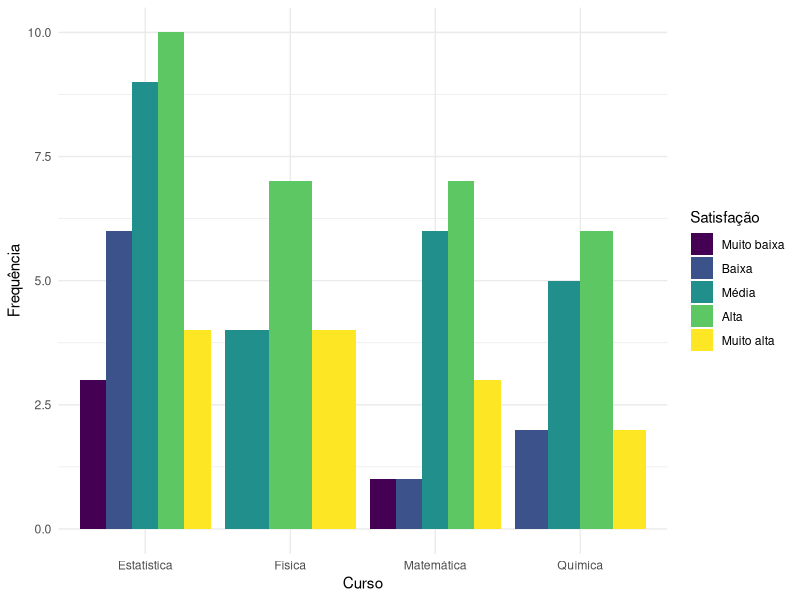
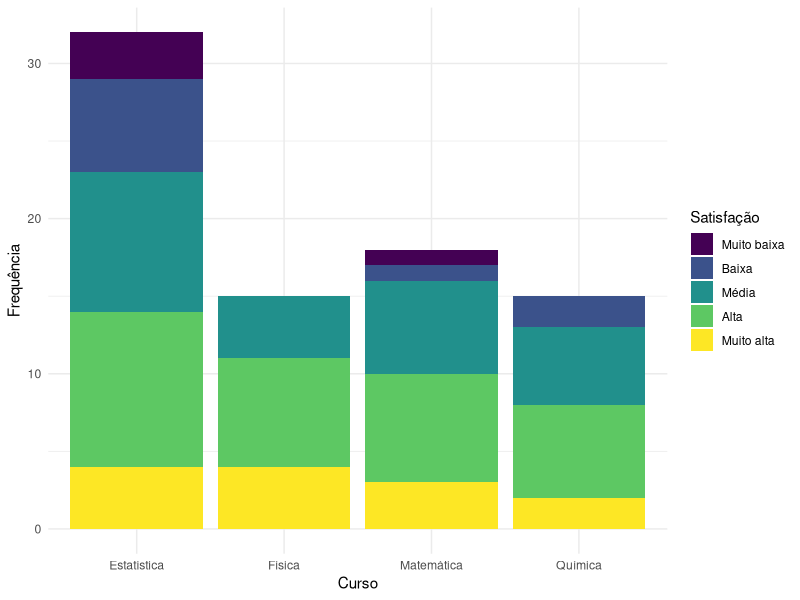
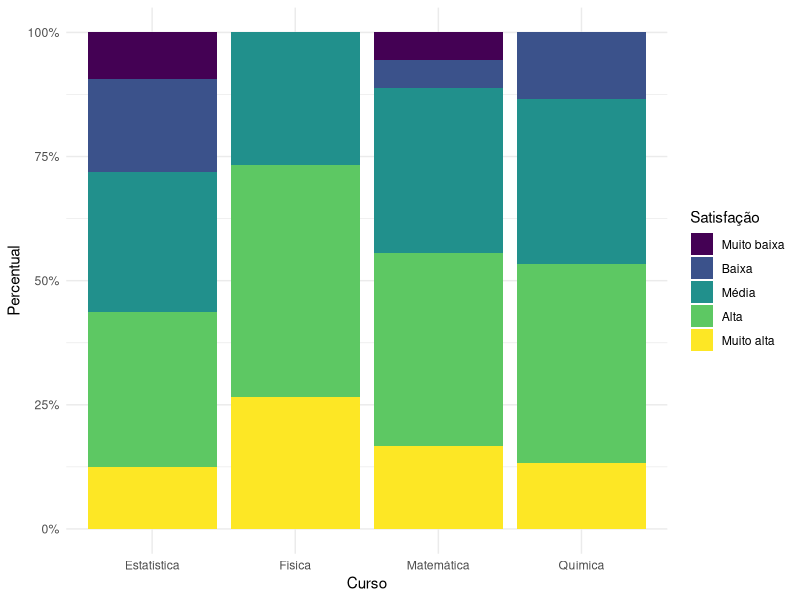
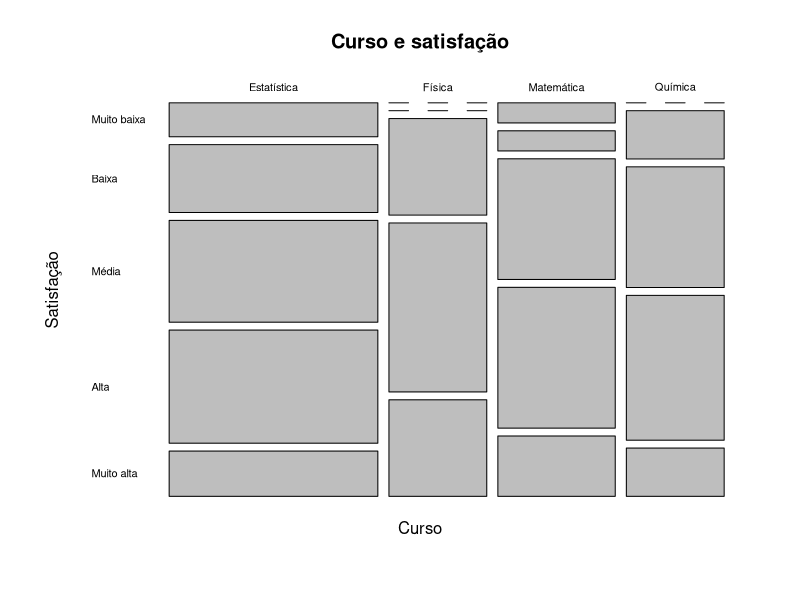

Write the R code that produced these figures, in order.
## ---- chunk 1
library(tidyverse)

dados <- read_csv(
  "dados/estudantes80n.csv",
  show_col_types = FALSE
)
## ---- chunk 2
dados <- dados |>
  mutate(
    satisfacao = factor(
      satisfacao,
      levels = c(
        "Muito baixa",
        "Baixa",
        "Média",
        "Alta",
        "Muito alta"
      ),
      ordered = TRUE
    )
  )
## ---- chunk 3
dados |>
  select(
    id_estudante,
    curso,
    meio_transporte,
    satisfacao
  ) |>
  slice_head(n = 8)
## ---- chunk 4
tab_curso_satisfacao <- table(
  dados$curso,
  dados$satisfacao
)

tab_curso_satisfacao
## ---- chunk 5
addmargins(
  tab_curso_satisfacao
)
## ---- chunk 6
prop.table(
  tab_curso_satisfacao
)
## ---- chunk 7
round(
  100 * prop.table(
    tab_curso_satisfacao
  ),
  1
)
## ---- chunk 8
percentuais_linha <-
  100 * prop.table(
    tab_curso_satisfacao,
    margin = 1
  )

round(
  percentuais_linha,
  1
)
## ---- chunk 9
percentuais_coluna <-
  100 * prop.table(
    tab_curso_satisfacao,
    margin = 2
  )

round(
  percentuais_coluna,
  1
)
## ---- chunk 10
tabela_longa <- dados |>
  count(
    curso,
    satisfacao,
    name = "fi"
  ) |>
  group_by(curso) |>
  mutate(
    percentual_no_curso =
      100 * fi / sum(fi)
  ) |>
  ungroup()

tabela_longa
## ---- chunk 11
#| label: fig-barras-agrupadas-curso-satisfacao
#| fig-cap: "Frequências de satisfação por curso em barras agrupadas."
#| fig-alt: "Gráfico de barras lado a lado comparando os níveis de satisfação nos quatro cursos."

dados |>
  ggplot(
    aes(
      x = curso,
      fill = satisfacao
    )
  ) +
  geom_bar(
    position = "dodge"
  ) +
  labs(
    x = "Curso",
    y = "Frequência",
    fill = "Satisfação"
  ) +
  theme_minimal()
## ---- chunk 12
#| label: fig-barras-empilhadas-curso-satisfacao
#| fig-cap: "Distribuição da satisfação por curso em barras empilhadas."
#| fig-alt: "Barras empilhadas com altura correspondente ao número de estudantes e segmentos correspondentes aos níveis de satisfação."

dados |>
  ggplot(
    aes(
      x = curso,
      fill = satisfacao
    )
  ) +
  geom_bar() +
  labs(
    x = "Curso",
    y = "Frequência",
    fill = "Satisfação"
  ) +
  theme_minimal()
## ---- chunk 13
#| label: fig-barras-proporcionais-curso-satisfacao
#| fig-cap: "Distribuição percentual da satisfação dentro de cada curso."
#| fig-alt: "Barras de mesma altura mostrando a composição percentual dos níveis de satisfação em cada curso."

dados |>
  ggplot(
    aes(
      x = curso,
      fill = satisfacao
    )
  ) +
  geom_bar(
    position = "fill"
  ) +
  scale_y_continuous(
    labels = scales::percent
  ) +
  labs(
    x = "Curso",
    y = "Percentual",
    fill = "Satisfação"
  ) +
  theme_minimal()
## ---- chunk 14
#| label: fig-mosaico-curso-satisfacao
#| fig-cap: "Gráfico mosaico da associação entre curso e satisfação."
#| fig-alt: "Gráfico mosaico com retângulos de áreas proporcionais às frequências conjuntas de curso e satisfação."

mosaicplot(
  tab_curso_satisfacao,
  main = "Curso e satisfação",
  xlab = "Curso",
  ylab = "Satisfação",
  las = 1
)
## ---- chunk 15
dados_binarios <- dados |>
  mutate(
    transporte_binario = factor(
      if_else(
        meio_transporte == "Ônibus",
        "Ônibus",
        "Outros"
      ),
      levels = c(
        "Ônibus",
        "Outros"
      )
    ),
    satisfacao_alta = factor(
      if_else(
        satisfacao %in% c(
          "Alta",
          "Muito alta"
        ),
        "Alta/Muito alta",
        "Demais"
      ),
      levels = c(
        "Alta/Muito alta",
        "Demais"
      )
    )
  )
## ---- chunk 16
tab_2x2 <- table(
  dados_binarios$transporte_binario,
  dados_binarios$satisfacao_alta
)

addmargins(tab_2x2)
## ---- chunk 17
prop_2x2 <- prop.table(
  tab_2x2,
  margin = 1
)

round(
  100 * prop_2x2,
  1
)
## ---- chunk 18
diferenca <-
  prop_2x2[
    "Ônibus",
    "Alta/Muito alta"
  ] -
  prop_2x2[
    "Outros",
    "Alta/Muito alta"
  ]

100 * diferenca
## ---- chunk 19
phi_2x2 <- function(tab) {

  stopifnot(
    all(dim(tab) == c(2, 2))
  )

  a <- tab[1, 1]
  b <- tab[1, 2]
  c <- tab[2, 1]
  d <- tab[2, 2]

  (a * d - b * c) /
    sqrt(
      (a + b) *
      (c + d) *
      (a + c) *
      (b + d)
    )
}
## ---- chunk 20
phi <- phi_2x2(
  tab_2x2
)

phi
abs(phi)
## ---- chunk 21
n <- sum(
  tab_curso_satisfacao
)

frequencias_referencia <-
  outer(
    rowSums(tab_curso_satisfacao),
    colSums(tab_curso_satisfacao)
  ) / n

round(
  frequencias_referencia,
  2
)
## ---- chunk 22
qui_quadrado_descritivo <- sum(
  (
    tab_curso_satisfacao -
      frequencias_referencia
  )^2 /
    frequencias_referencia
)

qui_quadrado_descritivo
## ---- chunk 23
cramer_v <- function(tab) {

  tab <- as.matrix(tab)

  n <- sum(tab)

  esperado <- outer(
    rowSums(tab),
    colSums(tab)
  ) / n

  x2 <- sum(
    (tab - esperado)^2 /
      esperado
  )

  k <- min(
    nrow(tab) - 1,
    ncol(tab) - 1
  )

  sqrt(
    x2 / (n * k)
  )
}
## ---- chunk 24
v_curso_satisfacao <- cramer_v(
  tab_curso_satisfacao
)

v_curso_satisfacao
